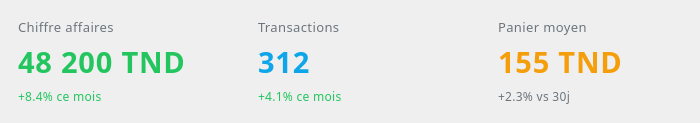
                   <widget class="QWidget" name="salesKpiCardsContainer_2" native="true">
                    <property name="styleSheet">
                     <string notr="true">QWidget#salesKpiCardsContainer {
    background: transparent;
}</string>
                    </property>
                    <layout class="QHBoxLayout" name="salesKpiCardsLayout_2">
                     <property name="spacing">
                      <number>20</number>
                     </property>
                     <property name="leftMargin">
                      <number>0</number>
                     </property>
                     <property name="topMargin">
                      <number>0</number>
                     </property>
                     <property name="rightMargin">
                      <number>0</number>
                     </property>
                     <property name="bottomMargin">
                      <number>0</number>
                     </property>
                     <item>
                      <widget class="QWidget" name="salesRevenueCard_2" native="true">
                       <property name="minimumSize">
                        <size>
                         <width>220</width>
                         <height>120</height>
                        </size>
                       </property>
                       <property name="styleSheet">
                        <string notr="true">QWidget#salesRevenueCard {
    background-color: #ffffff;
    border: 1px solid #e9ecef;
    border-radius: 12px;
    border-left: 4px solid #8b5cf6;
}</string>
                       </property>
                       <layout class="QVBoxLayout" name="salesRevenueCardLayout_2">
                        <property name="spacing">
                         <number>6</number>
                        </property>
                        <property name="leftMargin">
                         <number>18</number>
                        </property>
                        <property name="topMargin">
                         <number>18</number>
                        </property>
                        <property name="rightMargin">
                         <number>18</number>
                        </property>
                        <property name="bottomMargin">
                         <number>18</number>
                        </property>
                        <item>
                         <widget class="QLabel" name="salesRevenueTitle_2">
                          <property name="font">
                           <font>
                            <family>Poppins</family>
                            <pointsize>10</pointsize>
                            <bold>false</bold>
                           </font>
                          </property>
                          <property name="styleSheet">
                           <string notr="true">QLabel { color: #6c757d; font-weight: 400; letter-spacing: 0.4px; }</string>
                          </property>
                          <property name="text">
                           <string>Chiffre affaires</string>
                          </property>
                         </widget>
                        </item>
                        <item>
                         <widget class="QLabel" name="salesRevenueValue_2">
                          <property name="font">
                           <font>
                            <family>Poppins</family>
                            <pointsize>22</pointsize>
                            <fontweight>DemiBold</fontweight>
                           </font>
                          </property>
                          <property name="styleSheet">
                           <string notr="true">QLabel { color: #22c55e; font-weight: 600; letter-spacing: 0.8px; }</string>
                          </property>
                          <property name="text">
                           <string>48 200 TND</string>
                          </property>
                         </widget>
                        </item>
                        <item>
                         <widget class="QLabel" name="salesRevenueTrend_2">
                          <property name="font">
                           <font>
                            <family>Poppins</family>
                            <pointsize>9</pointsize>
                            <bold>false</bold>
                           </font>
                          </property>
                          <property name="styleSheet">
                           <string notr="true">QLabel { color: #22c55e; font-weight: 400; letter-spacing: 0.3px; }</string>
                          </property>
                          <property name="text">
                           <string>+8.4% ce mois</string>
                          </property>
                         </widget>
                        </item>
                       </layout>
                      </widget>
                     </item>
                     <item>
                      <widget class="QWidget" name="salesOrdersCard_2" native="true">
                       <property name="minimumSize">
                        <size>
                         <width>220</width>
                         <height>120</height>
                        </size>
                       </property>
                       <property name="styleSheet">
                        <string notr="true">QWidget#salesOrdersCard {
    background-color: #ffffff;
    border: 1px solid #e9ecef;
    border-radius: 12px;
    border-left: 4px solid #0ea5e9;
}</string>
                       </property>
                       <layout class="QVBoxLayout" name="salesOrdersCardLayout_2">
                        <property name="spacing">
                         <number>6</number>
                        </property>
                        <property name="leftMargin">
                         <number>18</number>
                        </property>
                        <property name="topMargin">
                         <number>18</number>
                        </property>
                        <property name="rightMargin">
                         <number>18</number>
                        </property>
                        <property name="bottomMargin">
                         <number>18</number>
                        </property>
                        <item>
                         <widget class="QLabel" name="salesOrdersTitle_2">
                          <property name="font">
                           <font>
                            <family>Poppins</family>
                            <pointsize>10</pointsize>
                            <bold>false</bold>
                           </font>
                          </property>
                          <property name="styleSheet">
                           <string notr="true">QLabel { color: #6c757d; font-weight: 400; letter-spacing: 0.4px; }</string>
                          </property>
                          <property name="text">
                           <string>Transactions</string>
                          </property>
                         </widget>
                        </item>
                        <item>
                         <widget class="QLabel" name="salesOrdersValue_2">
                          <property name="font">
                           <font>
                            <family>Poppins</family>
                            <pointsize>22</pointsize>
                            <fontweight>DemiBold</fontweight>
                           </font>
                          </property>
                          <property name="styleSheet">
                           <string notr="true">QLabel { color: #0ea5e9; font-weight: 600; letter-spacing: 0.8px; }</string>
                          </property>
                          <property name="text">
                           <string>312</string>
                          </property>
                         </widget>
                        </item>
                        <item>
                         <widget class="QLabel" name="salesOrdersTrend_2">
                          <property name="font">
                           <font>
                            <family>Poppins</family>
                            <pointsize>9</pointsize>
                            <bold>false</bold>
                           </font>
                          </property>
                          <property name="styleSheet">
                           <string notr="true">QLabel { color: #22c55e; font-weight: 400; letter-spacing: 0.3px; }</string>
                          </property>
                          <property name="text">
                           <string>+4.1% ce mois</string>
                          </property>
                         </widget>
                        </item>
                       </layout>
                      </widget>
                     </item>
                     <item>
                      <widget class="QWidget" name="salesAovCard_2" native="true">
                       <property name="minimumSize">
                        <size>
                         <width>220</width>
                         <height>120</height>
                        </size>
                       </property>
                       <property name="styleSheet">
                        <string notr="true">QWidget#salesAovCard {
    background-color: #ffffff;
    border: 1px solid #e9ecef;
    border-radius: 12px;
    border-left: 4px solid #f59e0b;
}</string>
                       </property>
                       <layout class="QVBoxLayout" name="salesAovCardLayout_2">
                        <property name="spacing">
                         <number>6</number>
                        </property>
                        <property name="leftMargin">
                         <number>18</number>
                        </property>
                        <property name="topMargin">
                         <number>18</number>
                        </property>
                        <property name="rightMargin">
                         <number>18</number>
                        </property>
                        <property name="bottomMargin">
                         <number>18</number>
                        </property>
                        <item>
                         <widget class="QLabel" name="salesAovTitle_2">
                          <property name="font">
                           <font>
                            <family>Poppins</family>
                            <pointsize>10</pointsize>
                            <bold>false</bold>
                           </font>
                          </property>
                          <property name="styleSheet">
                           <string notr="true">QLabel { color: #6c757d; font-weight: 400; letter-spacing: 0.4px; }</string>
                          </property>
                          <property name="text">
                           <string>Panier moyen</string>
                          </property>
                         </widget>
                        </item>
                        <item>
                         <widget class="QLabel" name="salesAovValue_2">
                          <property name="font">
                           <font>
                            <family>Poppins</family>
                            <pointsize>22</pointsize>
                            <fontweight>DemiBold</fontweight>
                           </font>
                          </property>
                          <property name="styleSheet">
                           <string notr="true">QLabel { color: #f59e0b; font-weight: 600; letter-spacing: 0.8px; }</string>
                          </property>
                          <property name="text">
                           <string>155 TND</string>
                          </property>
                         </widget>
                        </item>
                        <item>
                         <widget class="QLabel" name="salesAovTrend_2">
                          <property name="font">
                           <font>
                            <family>Poppins</family>
                            <pointsize>9</pointsize>
                            <bold>false</bold>
                           </font>
                          </property>
                          <property name="styleSheet">
                           <string notr="true">QLabel { color: #6c757d; font-weight: 400; letter-spacing: 0.3px; }</string>
                          </property>
                          <property name="text">
                           <string>+2.3% vs 30j</string>
                          </property>
                         </widget>
                        </item>
                       </layout>
                      </widget>
                     </item>
                    </layout>
                   </widget>
